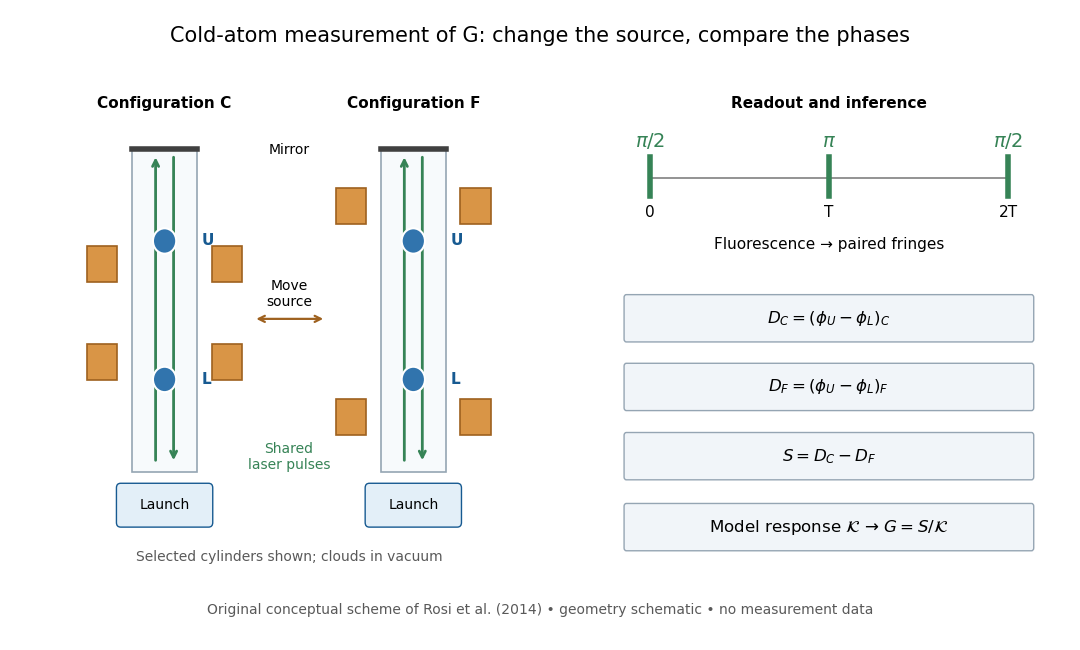

This figure's Python source:
"""Original conceptual diagram of a published cold-atom G experiment.

Facts inspected in Rosi et al. (Nature 2014), author manuscript:
https://arxiv.org/pdf/1412.7954, pp. 3–6, Methods pp. 13–18 and Fig. 1 caption.
The selected cylinder blocks represent arrays; geometry is schematic and
neither data nor an engineering drawing. Python 3.14, matplotlib 3.10.7.
Run from _media to emit the matching opaque PNG to the current directory.
"""

from pathlib import Path

import matplotlib.pyplot as plt
from matplotlib.patches import Circle, FancyBboxPatch, Rectangle


def main():
    plt.rcParams.update({"font.size": 11, "figure.facecolor": "white"})
    fig = plt.figure(figsize=(10.8, 6.5))
    fig.suptitle("Cold-atom measurement of G: change the source, compare the phases", fontsize=15, y=0.96)
    apparatus_ax = fig.add_axes((0.025, 0.15, 0.49, 0.71))
    apparatus_ax.set(xlim=(0, 10), ylim=(0, 8))
    apparatus_ax.axis("off")
    for xcenter, label, levels in [(2.6, "C", (3.3, 5.0)), (7.3, "F", (2.35, 6.0))]:
        apparatus_ax.text(xcenter, 7.7, "Configuration " + label, ha="center", weight="bold")
        apparatus_ax.add_patch(Rectangle((xcenter - 0.62, 1.4), 1.24, 5.6,
                                         facecolor="#f7fafc", edgecolor="#95a5b3", lw=1.2))
        apparatus_ax.plot([xcenter - 0.62, xcenter + 0.62], [7.0, 7.0], color="0.25", lw=4)
        apparatus_ax.annotate("", (xcenter - 0.17, 6.9), (xcenter - 0.17, 1.55),
                               arrowprops={"arrowstyle": "->", "color": "#368356", "lw": 2})
        apparatus_ax.annotate("", (xcenter + 0.17, 1.55), (xcenter + 0.17, 6.9),
                               arrowprops={"arrowstyle": "->", "color": "#368356", "lw": 2})
        for cloud_y, cloud_label in [(5.4, "U"), (3.0, "L")]:
            apparatus_ax.add_patch(Circle((xcenter, cloud_y), 0.22, facecolor="#3174ad", edgecolor="white", lw=1.5, zorder=5))
            apparatus_ax.text(xcenter + 0.7, cloud_y, cloud_label, va="center", color="#175a91", weight="bold")
        for source_y in levels:
            for source_x in (xcenter - 1.18, xcenter + 1.18):
                apparatus_ax.add_patch(Rectangle((source_x - 0.29, source_y - 0.31), 0.58, 0.62,
                                                 facecolor="#d99546", edgecolor="#9e611f", lw=1.2))
        apparatus_ax.add_patch(FancyBboxPatch((xcenter - 0.83, 0.52), 1.66, 0.6, boxstyle="round,pad=0.08",
                                              facecolor="#e3eff8", edgecolor="#175a91"))
        apparatus_ax.text(xcenter, 0.82, "Launch", ha="center", va="center", fontsize=10)
    apparatus_ax.annotate("", (5.65, 4.05), (4.28, 4.05), arrowprops={"arrowstyle": "<->", "lw": 1.6, "color": "#9e611f"})
    apparatus_ax.text(4.95, 4.48, "Move\nsource", ha="center", va="center", fontsize=10)
    apparatus_ax.text(4.95, 6.9, "Mirror", ha="center", fontsize=10)
    apparatus_ax.text(4.95, 1.45, "Shared\nlaser pulses", ha="center", fontsize=10, color="#368356")
    apparatus_ax.text(4.95, -0.15, "Selected cylinders shown; clouds in vacuum", ha="center", fontsize=10, color="0.35")

    readout_ax = fig.add_axes((0.56, 0.15, 0.415, 0.71))
    readout_ax.set(xlim=(0, 10), ylim=(0, 8))
    readout_ax.axis("off")
    readout_ax.text(5, 7.7, "Readout and inference", ha="center", weight="bold")
    readout_ax.plot([1.0, 9.0], [6.5, 6.5], color="0.5", lw=1.2)
    for pos, label, time in [(1.0, r"$\pi/2$", "0"), (5, r"$\pi$", "T"), (9, r"$\pi/2$", "2T")]:
        readout_ax.plot([pos, pos], [6.18, 6.85], color="#368356", lw=4)
        readout_ax.text(pos, 7.03, label, ha="center", color="#368356", fontsize=14)
        readout_ax.text(pos, 5.82, time, ha="center")
    readout_ax.text(5, 5.26, "Fluorescence → paired fringes", ha="center", fontsize=11)
    for ypos, text in [(4.02, r"$D_C=(\phi_U-\phi_L)_C$"),
                       (2.83, r"$D_F=(\phi_U-\phi_L)_F$"),
                       (1.63, r"$S=D_C-D_F$"),
                       (0.4, r"Model response $\mathcal{K}$ → $G=S/\mathcal{K}$")]:
        readout_ax.add_patch(FancyBboxPatch((0.48, ypos - 0.32), 9.04, 0.72, boxstyle="round,pad=0.05",
                                           facecolor="#f1f5f9", edgecolor="#95a5b3"))
        readout_ax.text(5, ypos + 0.04, text, ha="center", va="center", fontsize=12)
    fig.text(0.5, 0.055, "Original conceptual scheme of Rosi et al. (2014) • geometry schematic • no measurement data", ha="center", color="0.35", fontsize=10)
    fig.savefig(Path(__file__).stem + ".png", dpi=100, facecolor="white")
    plt.close(fig)


if __name__ == "__main__":
    main()
